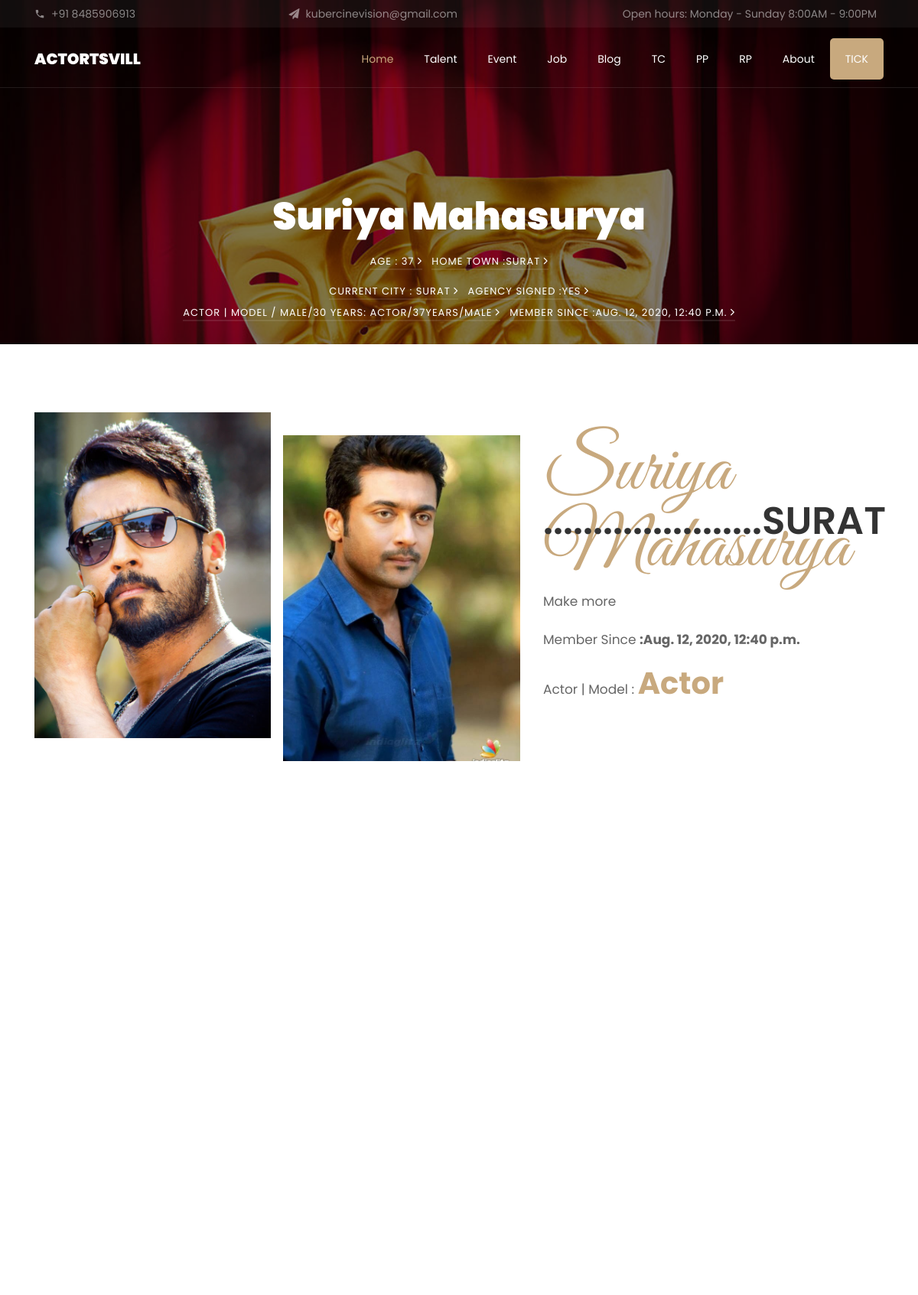
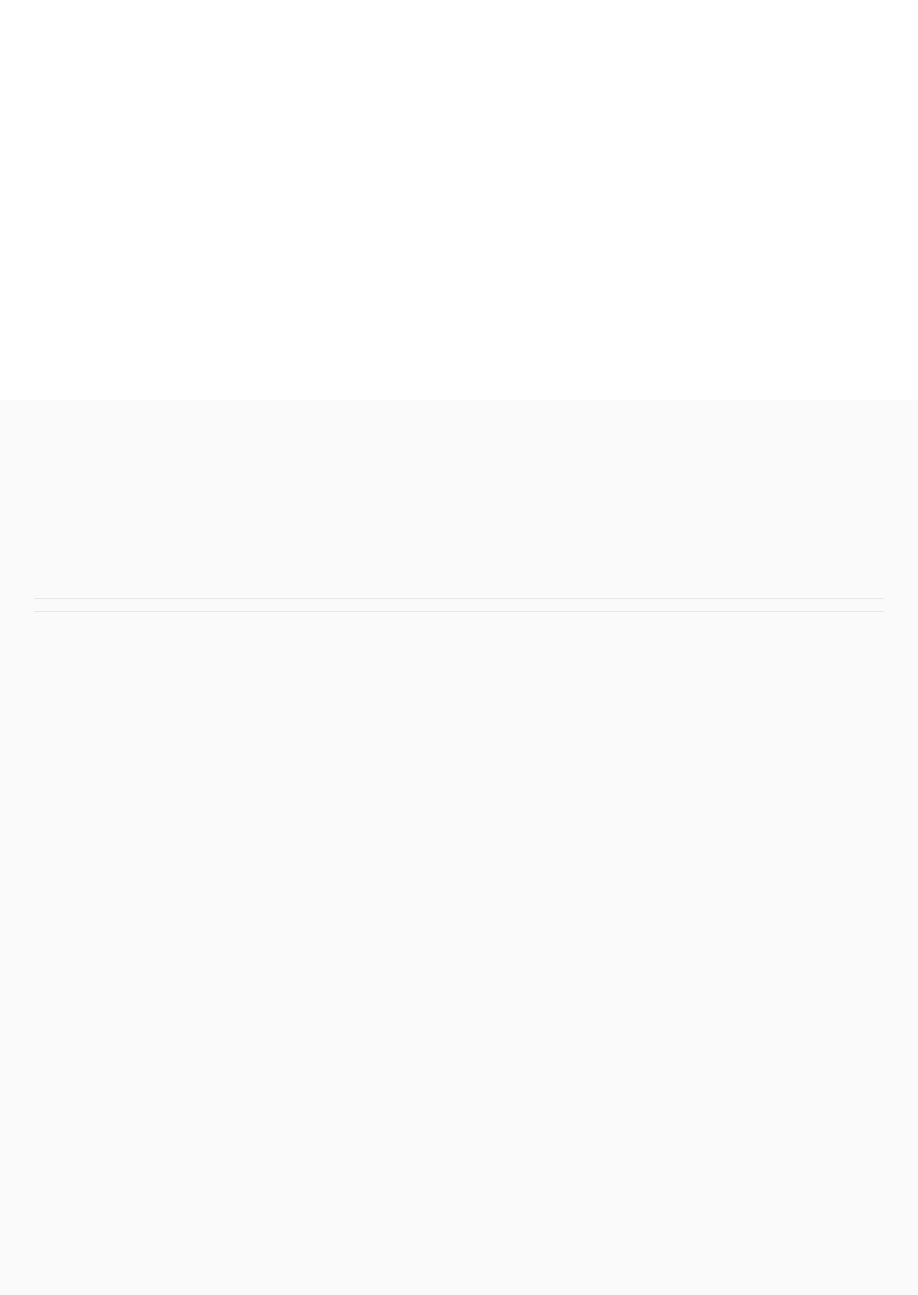
/talent/7 (upper part), run on the app's committed database (2 pictures, top to bottom).
### account/models.py (models this page shows, shortened)
class Common_info(models.Model):  # DJANGO/PYTHON POWER
    user = models.ForeignKey(User, on_delete=models.CASCADE, default="")
    email = models.EmailField(default="")
    mobile = PhoneField(blank=True, help_text='Contact phone number', default="")
    joining_date = models.DateTimeField(auto_now_add=True)
    class Meta:
        abstract = True

class Talent(Common_info):
    SEX = (("Male", "Male"), ("Female", "Female"))
    LANGU = (("english", "english"), ("hindi", "hindi"), ("gujarati", "gujarati"))
    HAIRL = (("long", "long"), ("short", "short"))
    COLO = (("light", "light"), ("dark", "dark"))
    HAIRC = (("BLACK", "BLACK"), ("WHITE", "WHITE"))
    EYES = (("black", "black"), ("dark brown", "dark brown"))
    COM = (("fair", "fair"), ("dark", "dark"))
    BODY = (("SLIM", "SLIM"), ("AVG", "AVG"))
    TATOO = (("YES", "YES"), ("NO", "NO"))
    PASS = (("YES", "YES"), ("NO", "NO"))
    CITY = (("SURAT", "SURAT"), ("ANAND", "ANAND"))
    ASIGN = (("YES", "YES"), ("NO", "NO"))
    EXPD = (("YES", "YES"), ("NO", "NO"))
    name_candidate = models.CharField(max_length=30)
    about_myself = models.TextField(max_length=300)
    age = models.IntegerField(blank=True, null=True)
    expriance_in_year = models.IntegerField(blank=True, null=True)
    your_best_image1 = models.ImageField(upload_to='account/', blank=True)
    your_best_image2 = models.ImageField(upload_to='account/', blank=True)
    portfolio_img1 = models.ImageField(upload_to='account/', blank=True)
    portfolio_img2 = models.ImageField(upload_to='account/', blank=True)
    portfolio_img3 = models.ImageField(upload_to='account/', blank=True)
    portfolio_img4 = models.ImageField(upload_to='account/', blank=True)
    portfolio_img5 = models.ImageField(upload_to='account/', blank=True)
    portfolio_img6 = models.ImageField(upload_to='account/', blank=True)
    portfolio_img7 = models.ImageField(upload_to='account/', blank=True)
    portfolio_img8 = models.ImageField(upload_to='account/', blank=True)
    agency_signed = models.CharField(max_length=30, choices=ASIGN, default='1')
    exprienced = models.CharField(max_length=30, choices=EXPD, default='1')
    actor_model = models.CharField(max_length=30)  # DONE
    home_town = models.CharField(max_length=30, choices=CITY, default='1')  # DONE
    current_city = models.CharField(max_length=30, choices=CITY, default='1')  # DONE
    sex = models.CharField(max_length=30, choices=SEX, default='1')
    language = models.CharField(max_length=30, choices=LANGU, default='1')  # models.ManyToManyField(Langu)
    hair_color = models.CharField(max_length=30, choices=HAIRC, default='1')
    color = models.CharField(max_length=30, choices=COLO, default='1')
    hair_length = models.CharField(max_length=30, choices=HAIRL, default='1')
    eyes = models.CharField(max_length=30, choices=EYES, default='1')
    complexion = models.CharField(max_length=30, choices=COM, default='1')
    bust = models.CharField(max_length=30, default='29')
    waist = models.CharField(max_length=30, default='27')
    hips = models.CharField(max_length=30, default='30')
    body = models.CharField(max_length=30, choices=BODY, default='1')
    shoe_size = models.CharField(max_length=30, default='6')
    passport = models.CharField(max_length=30, choices=PASS, default='1')

### account/views.py (the view)
# urls.py: path('talent/<int:pk>', TalentDetailView.as_view(), name='talentdetailview'),
class TalentDetailView(DetailView):
    template_name = "account/talent_details.html"
    model = Talent
    context_object_name = 'talent'  # better use singular
    def get_context_data(self, *, object_list=None, **kwargs):
        context = super(TalentDetailView, self).get_context_data(**kwargs)
        return context

### templates/account/talent_details.html (shortened to what this page needs)
{% extends "account/durga.html" %}
{% load static %}
 {% block content %}
    <section class="hero-wrap hero-wrap-2" style="background-image: url({% static 'images/bg_2.jpg' %});" data-stellar-background-ratio="0.5">
      <div class="overlay"></div>
      <div class="container">
        <div class="row no-gutters slider-text align-items-end justify-content-center">
          <div class="col-md-9 ftco-animate text-center mb-4">
            <h1 class="mb-2 bread">{{talent.name_candidate}}</h1>
            <p class="breadcrumbs"><span class="mr-2"><a href="index.html">Age : {{talent.age}} <i class="ion-ios-arrow-forward"></i></a></span> <span>Home Town :{{talent.home_town}} <i class="ion-ios-arrow-forward"></i></span></p>
			<h3 class="breadcrumbs"><span class="mr-2"><a href="index.html">Current City : {{talent.current_city}} <i class="ion-ios-arrow-forward"></i></a></span> <span>Agency Signed :{{talent.agency_signed}} <i class="ion-ios-arrow-forward"></i></span></h3>
			<h2 class="breadcrumbs"><span class="mr-2"><a href="index.html">Actor | Model / Male/30 Years: {{talent.actor_model}}/{{talent.age}}Years/{{talent.sex}} <i class="ion-ios-arrow-forward"></i></a></span> <span>Member Since :{{talent.joining_date}} <i class="ion-ios-arrow-forward"></i></span></h2>
          </div>
        </div>
      </div>
    </section>
		<section class="ftco-section ftco-wrap-about">
			<div class="container">
				<div class="row">
					<div class="col-md-7 d-flex">
						<div class="img img-1 mr-md-2" style="background-image: url({{ talent.your_best_image1.url }});"></div>
						<div class="img img-2 ml-md-2" style="background-image: url({{ talent.your_best_image2.url }});"></div>
					</div>
					<div class="col-md-5 wrap-about pt-5 pt-md-5 pb-md-3 ftco-animate">
	          <div class="heading-section mb-4 my-5 my-md-0">
	          	<span class="subheading">{{talent.name_candidate}}</span>
				  <br>
	            <h2 class="mb-4">......................{{talent.home_town}}</h2>
	          </div>
			  <br>
	          <p>{{talent.about_myself}}</p>
						<pc class="time">
							<span>Member Since  <strong>:{{talent.joining_date}}</strong></span>
							<span>Actor | Model : <a href="#">{{talent.actor_model}}</a></span>
					</div>
				</div>
			</div>
		</section>
	<section class="ftco-section">
			<div class="container">
				<div class="row justify-content-center mb-5 pb-2">
        </div>
				<div class="row">
				</div>
				<div class="row">
				</div>
		</div>
		</section>
		<section class="ftco-section bg-light">
			<div class="container">
				<div class="row justify-content-center mb-5 pb-2">
        </div>
		<hr>
		<hr>
        <div class="row">
        </div></div>
		</section>
{% endblock content %}

### data on the page
Talent: name_candidate "Suriya Mahasurya", age "37", home_town "SURAT", current_city "SURAT", agency_signed "YES", actor_model "ACTOR", sex "MALE", joining_date "AUG. 12, 2020, 12:40 P.M.", your_best_image1 (picture), your_best_image2 (picture), about_myself "Make more", joining_date "Aug. 12, 2020, 12:40 p.m.", actor_model "Actor"
